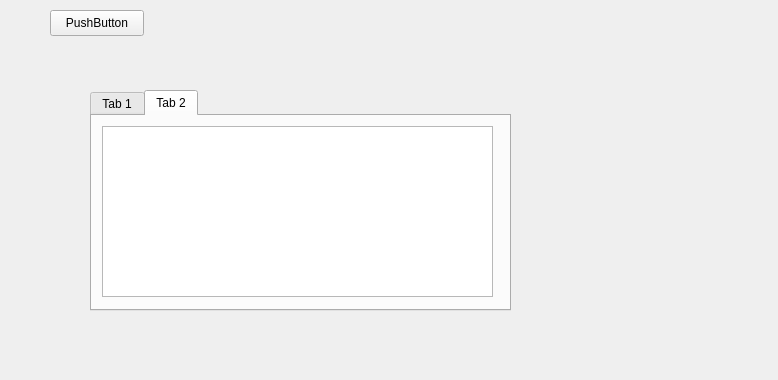
<?xml version="1.0" encoding="UTF-8"?>
<ui version="4.0">
 <class>MainWindow</class>
 <widget class="QMainWindow" name="MainWindow">
  <property name="geometry">
   <rect>
    <x>0</x>
    <y>0</y>
    <width>778</width>
    <height>380</height>
   </rect>
  </property>
  <property name="windowTitle">
   <string>MainWindow</string>
  </property>
  <widget class="QWidget" name="centralwidget">
   <widget class="QPushButton" name="pushButton">
    <property name="geometry">
     <rect>
      <x>50</x>
      <y>10</y>
      <width>94</width>
      <height>26</height>
     </rect>
    </property>
    <property name="text">
     <string>PushButton</string>
    </property>
   </widget>
   <widget class="QTabWidget" name="tabWidget">
    <property name="geometry">
     <rect>
      <x>90</x>
      <y>90</y>
      <width>421</width>
      <height>221</height>
     </rect>
    </property>
    <property name="currentIndex">
     <number>1</number>
    </property>
    <widget class="QWidget" name="tab">
     <attribute name="title">
      <string>Tab 1</string>
     </attribute>
    </widget>
    <widget class="QWidget" name="tab_2">
     <attribute name="title">
      <string>Tab 2</string>
     </attribute>
     <widget class="QListView" name="listView">
      <property name="geometry">
       <rect>
        <x>10</x>
        <y>10</y>
        <width>391</width>
        <height>171</height>
       </rect>
      </property>
     </widget>
    </widget>
   </widget>
  </widget>
 </widget>
 <resources/>
 <connections/>
</ui>
